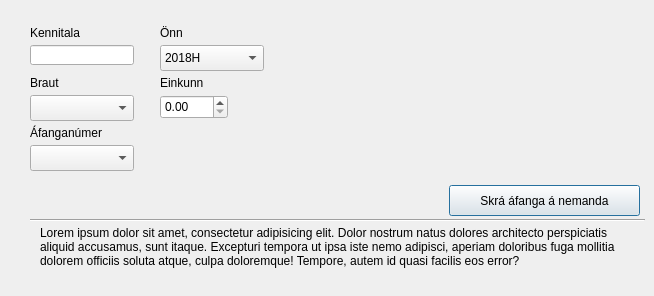
      <widget class="QWidget" name="studentcoursesTabCreate">
       <attribute name="title">
        <string>Áfangi á nemanda</string>
       </attribute>
       <widget class="Line" name="line_5">
        <property name="geometry">
         <rect>
          <x>30</x>
          <y>210</y>
          <width>615</width>
          <height>20</height>
         </rect>
        </property>
        <property name="orientation">
         <enum>Qt::Horizontal</enum>
        </property>
       </widget>
       <widget class="QPushButton" name="pushButton_5">
        <property name="geometry">
         <rect>
          <x>449</x>
          <y>185</y>
          <width>191</width>
          <height>31</height>
         </rect>
        </property>
        <property name="sizePolicy">
         <sizepolicy hsizetype="Minimum" vsizetype="Fixed">
          <horstretch>0</horstretch>
          <verstretch>0</verstretch>
         </sizepolicy>
        </property>
        <property name="layoutDirection">
         <enum>Qt::LeftToRight</enum>
        </property>
        <property name="autoFillBackground">
         <bool>false</bool>
        </property>
        <property name="text">
         <string>Skrá áfanga á nemanda</string>
        </property>
        <property name="autoDefault">
         <bool>false</bool>
        </property>
        <property name="default">
         <bool>true</bool>
        </property>
        <property name="flat">
         <bool>false</bool>
        </property>
       </widget>
       <widget class="QLabel" name="label_8">
        <property name="geometry">
         <rect>
          <x>40</x>
          <y>226</y>
          <width>591</width>
          <height>61</height>
         </rect>
        </property>
        <property name="text">
         <string>Lorem ipsum dolor sit amet, consectetur adipisicing elit. Dolor nostrum natus dolores architecto perspiciatis aliquid accusamus, sunt itaque. Excepturi tempora ut ipsa iste nemo adipisci, aperiam doloribus fuga mollitia dolorem officiis soluta atque, culpa doloremque! Tempore, autem id quasi facilis eos error?</string>
        </property>
        <property name="textFormat">
         <enum>Qt::AutoText</enum>
        </property>
        <property name="scaledContents">
         <bool>false</bool>
        </property>
        <property name="alignment">
         <set>Qt::AlignLeading|Qt::AlignLeft|Qt::AlignTop</set>
        </property>
        <property name="wordWrap">
         <bool>true</bool>
        </property>
       </widget>
       <widget class="QLabel" name="label_19">
        <property name="geometry">
         <rect>
          <x>30</x>
          <y>20</y>
          <width>101</width>
          <height>20</height>
         </rect>
        </property>
        <property name="layoutDirection">
         <enum>Qt::LeftToRight</enum>
        </property>
        <property name="text">
         <string>Kennitala</string>
        </property>
        <property name="alignment">
         <set>Qt::AlignBottom|Qt::AlignLeading|Qt::AlignLeft</set>
        </property>
       </widget>
       <widget class="QLineEdit" name="lineEditCourseAddCourseName_5">
        <property name="geometry">
         <rect>
          <x>30</x>
          <y>45</y>
          <width>104</width>
          <height>20</height>
         </rect>
        </property>
        <property name="focusPolicy">
         <enum>Qt::StrongFocus</enum>
        </property>
        <property name="text">
         <string/>
        </property>
        <property name="maxLength">
         <number>75</number>
        </property>
        <property name="placeholderText">
         <string/>
        </property>
       </widget>
       <widget class="QComboBox" name="comboBox_5">
        <property name="geometry">
         <rect>
          <x>30</x>
          <y>95</y>
          <width>104</width>
          <height>26</height>
         </rect>
        </property>
       </widget>
       <widget class="QComboBox" name="comboBox_6">
        <property name="geometry">
         <rect>
          <x>30</x>
          <y>145</y>
          <width>104</width>
          <height>26</height>
         </rect>
        </property>
       </widget>
       <widget class="QComboBox" name="comboBox_7">
        <property name="geometry">
         <rect>
          <x>160</x>
          <y>45</y>
          <width>104</width>
          <height>26</height>
         </rect>
        </property>
        <item>
         <property name="text">
          <string>2018H</string>
         </property>
        </item>
        <item>
         <property name="text">
          <string>2019V</string>
         </property>
        </item>
        <item>
         <property name="text">
          <string>2019H</string>
         </property>
        </item>
        <item>
         <property name="text">
          <string>2020V</string>
         </property>
        </item>
        <item>
         <property name="text">
          <string>2020H</string>
         </property>
        </item>
        <item>
         <property name="text">
          <string>2021V</string>
         </property>
        </item>
        <item>
         <property name="text">
          <string>2021H</string>
         </property>
        </item>
        <item>
         <property name="text">
          <string>2022V</string>
         </property>
        </item>
        <item>
         <property name="text">
          <string>2022H</string>
         </property>
        </item>
        <item>
         <property name="text">
          <string>2023V</string>
         </property>
        </item>
        <item>
         <property name="text">
          <string>2023H</string>
         </property>
        </item>
       </widget>
       <widget class="QDoubleSpinBox" name="doubleSpinBox">
        <property name="geometry">
         <rect>
          <x>160</x>
          <y>95</y>
          <width>68</width>
          <height>24</height>
         </rect>
        </property>
        <property name="maximum">
         <double>10.000000000000000</double>
        </property>
       </widget>
       <widget class="QLabel" name="label_20">
        <property name="geometry">
         <rect>
          <x>30</x>
          <y>70</y>
          <width>101</width>
          <height>20</height>
         </rect>
        </property>
        <property name="layoutDirection">
         <enum>Qt::LeftToRight</enum>
        </property>
        <property name="text">
         <string>Braut</string>
        </property>
        <property name="alignment">
         <set>Qt::AlignBottom|Qt::AlignLeading|Qt::AlignLeft</set>
        </property>
       </widget>
       <widget class="QLabel" name="label_21">
        <property name="geometry">
         <rect>
          <x>30</x>
          <y>120</y>
          <width>101</width>
          <height>20</height>
         </rect>
        </property>
        <property name="layoutDirection">
         <enum>Qt::LeftToRight</enum>
        </property>
        <property name="text">
         <string>Áfanganúmer</string>
        </property>
        <property name="alignment">
         <set>Qt::AlignBottom|Qt::AlignLeading|Qt::AlignLeft</set>
        </property>
       </widget>
       <widget class="QLabel" name="label_22">
        <property name="geometry">
         <rect>
          <x>160</x>
          <y>20</y>
          <width>101</width>
          <height>20</height>
         </rect>
        </property>
        <property name="layoutDirection">
         <enum>Qt::LeftToRight</enum>
        </property>
        <property name="text">
         <string>Önn</string>
        </property>
        <property name="alignment">
         <set>Qt::AlignBottom|Qt::AlignLeading|Qt::AlignLeft</set>
        </property>
       </widget>
       <widget class="QLabel" name="label_23">
        <property name="geometry">
         <rect>
          <x>160</x>
          <y>70</y>
          <width>101</width>
          <height>20</height>
         </rect>
        </property>
        <property name="layoutDirection">
         <enum>Qt::LeftToRight</enum>
        </property>
        <property name="text">
         <string>Einkunn</string>
        </property>
        <property name="alignment">
         <set>Qt::AlignBottom|Qt::AlignLeading|Qt::AlignLeft</set>
        </property>
       </widget>
      </widget>
